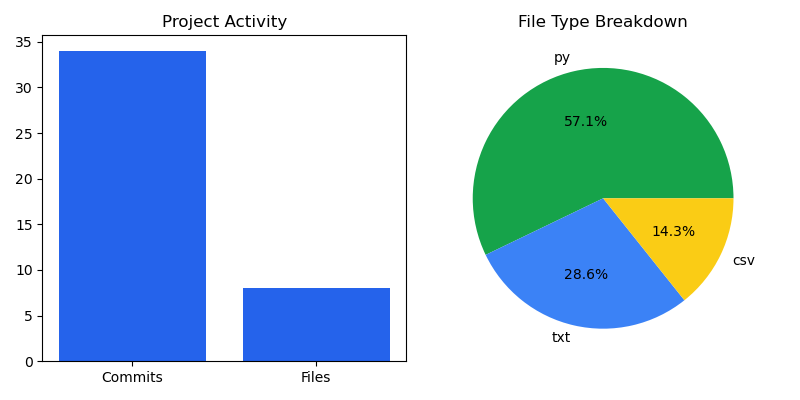

This chart was generated by the following Python code:
import matplotlib.pyplot as plt
labels = ["Commits", "Files"]
values = [34, 8]
file_types = ["py", "txt", "csv"]
counts = [12, 6, 3]
fig, (ax1, ax2) = plt.subplots(1, 2, figsize=(8, 4))
ax1.bar(labels, values, color="#2563eb")
ax1.set_title("Project Activity")
ax2.pie(counts, labels=file_types, autopct="%1.1f%%", colors=["#16a34a","#3b82f6","#facc15"])
ax2.set_title("File Type Breakdown")
plt.tight_layout()
plt.savefig("pulse_dashboard.png")
print("pulse_dashboard.png created")
